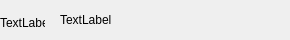
<?xml version="1.0" encoding="UTF-8"?>
<ui version="4.0">
 <class>friendwidget</class>
 <widget class="QWidget" name="friendwidget">
  <property name="geometry">
   <rect>
    <x>0</x>
    <y>0</y>
    <width>290</width>
    <height>40</height>
   </rect>
  </property>
  <property name="windowTitle">
   <string>Form</string>
  </property>
  <widget class="QLabel" name="iconlabel">
   <property name="geometry">
    <rect>
     <x>0</x>
     <y>0</y>
     <width>45</width>
     <height>45</height>
    </rect>
   </property>
   <property name="text">
    <string>TextLabel</string>
   </property>
  </widget>
  <widget class="QLabel" name="namelabel">
   <property name="geometry">
    <rect>
     <x>60</x>
     <y>5</y>
     <width>200</width>
     <height>30</height>
    </rect>
   </property>
   <property name="text">
    <string>TextLabel</string>
   </property>
  </widget>
 </widget>
 <resources/>
 <connections/>
</ui>
